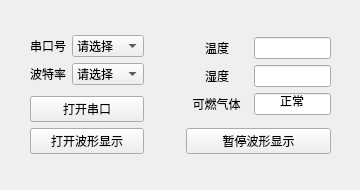
<?xml version="1.0" encoding="UTF-8"?>
<ui version="4.0">
 <class>Form</class>
 <widget class="QWidget" name="Form">
  <property name="geometry">
   <rect>
    <x>0</x>
    <y>0</y>
    <width>360</width>
    <height>190</height>
   </rect>
  </property>
  <property name="windowTitle">
   <string>Python上位控制</string>
  </property>
  <widget class="QWidget" name="layoutWidget">
   <property name="geometry">
    <rect>
     <x>30</x>
     <y>30</y>
     <width>301</width>
     <height>131</height>
    </rect>
   </property>
   <layout class="QHBoxLayout" name="horizontalLayout">
    <item>
     <layout class="QVBoxLayout" name="verticalLayout_3">
      <item>
       <layout class="QGridLayout" name="gridLayout">
        <item row="0" column="0">
         <widget class="QLabel" name="label">
          <property name="text">
           <string>串口号</string>
          </property>
         </widget>
        </item>
        <item row="0" column="1">
         <widget class="QComboBox" name="ComList">
          <property name="editable">
           <bool>false</bool>
          </property>
          <property name="currentText">
           <string>请选择</string>
          </property>
          <property name="maxVisibleItems">
           <number>16</number>
          </property>
          <property name="insertPolicy">
           <enum>QComboBox::InsertAtCurrent</enum>
          </property>
          <property name="minimumContentsLength">
           <number>0</number>
          </property>
          <property name="duplicatesEnabled">
           <bool>false</bool>
          </property>
          <item>
           <property name="text">
            <string>请选择</string>
           </property>
          </item>
         </widget>
        </item>
        <item row="1" column="0">
         <widget class="QLabel" name="label_2">
          <property name="text">
           <string>波特率</string>
          </property>
         </widget>
        </item>
        <item row="1" column="1">
         <widget class="QComboBox" name="BaudRate">
          <property name="editable">
           <bool>false</bool>
          </property>
          <property name="currentText">
           <string>请选择</string>
          </property>
          <property name="maxVisibleItems">
           <number>16</number>
          </property>
          <property name="insertPolicy">
           <enum>QComboBox::InsertAtCurrent</enum>
          </property>
          <property name="minimumContentsLength">
           <number>0</number>
          </property>
          <property name="duplicatesEnabled">
           <bool>false</bool>
          </property>
          <item>
           <property name="text">
            <string>请选择</string>
           </property>
          </item>
          <item>
           <property name="text">
            <string>1200</string>
           </property>
          </item>
          <item>
           <property name="text">
            <string>2400</string>
           </property>
          </item>
          <item>
           <property name="text">
            <string>4800</string>
           </property>
          </item>
          <item>
           <property name="text">
            <string>9600</string>
           </property>
          </item>
          <item>
           <property name="text">
            <string>19200</string>
           </property>
          </item>
          <item>
           <property name="text">
            <string>38400</string>
           </property>
          </item>
          <item>
           <property name="text">
            <string>57600</string>
           </property>
          </item>
          <item>
           <property name="text">
            <string>115200</string>
           </property>
          </item>
         </widget>
        </item>
       </layout>
      </item>
      <item>
       <layout class="QVBoxLayout" name="verticalLayout_2">
        <item>
         <widget class="QPushButton" name="ComCtrl">
          <property name="text">
           <string>打开串口</string>
          </property>
         </widget>
        </item>
        <item>
         <widget class="QPushButton" name="TemOpen">
          <property name="text">
           <string>打开波形显示</string>
          </property>
         </widget>
        </item>
       </layout>
      </item>
     </layout>
    </item>
    <item>
     <spacer name="horizontalSpacer">
      <property name="orientation">
       <enum>Qt::Horizontal</enum>
      </property>
      <property name="sizeHint" stdset="0">
       <size>
        <width>40</width>
        <height>20</height>
       </size>
      </property>
     </spacer>
    </item>
    <item>
     <layout class="QVBoxLayout" name="verticalLayout">
      <item>
       <layout class="QGridLayout" name="gridLayout_2">
        <item row="0" column="0" alignment="Qt::AlignHCenter">
         <widget class="QLabel" name="label_3">
          <property name="text">
           <string>温度</string>
          </property>
         </widget>
        </item>
        <item row="0" column="1">
         <widget class="QLineEdit" name="TemLine">
          <property name="maximumSize">
           <size>
            <width>81</width>
            <height>16777215</height>
           </size>
          </property>
          <property name="alignment">
           <set>Qt::AlignCenter</set>
          </property>
          <property name="readOnly">
           <bool>true</bool>
          </property>
         </widget>
        </item>
        <item row="1" column="0" alignment="Qt::AlignHCenter">
         <widget class="QLabel" name="label_4">
          <property name="text">
           <string>湿度</string>
          </property>
         </widget>
        </item>
        <item row="1" column="1">
         <widget class="QLineEdit" name="WetLine">
          <property name="maximumSize">
           <size>
            <width>81</width>
            <height>16777215</height>
           </size>
          </property>
          <property name="alignment">
           <set>Qt::AlignCenter</set>
          </property>
          <property name="readOnly">
           <bool>true</bool>
          </property>
         </widget>
        </item>
        <item row="2" column="0">
         <widget class="QLabel" name="label_5">
          <property name="text">
           <string>  可燃气体  </string>
          </property>
         </widget>
        </item>
        <item row="2" column="1">
         <widget class="QLineEdit" name="GasLine">
          <property name="maximumSize">
           <size>
            <width>81</width>
            <height>16777215</height>
           </size>
          </property>
          <property name="text">
           <string>正常</string>
          </property>
          <property name="alignment">
           <set>Qt::AlignCenter</set>
          </property>
          <property name="readOnly">
           <bool>true</bool>
          </property>
         </widget>
        </item>
       </layout>
      </item>
      <item>
       <widget class="QPushButton" name="TemCtrl">
        <property name="text">
         <string>暂停波形显示</string>
        </property>
       </widget>
      </item>
     </layout>
    </item>
   </layout>
  </widget>
 </widget>
 <tabstops>
  <tabstop>ComCtrl</tabstop>
  <tabstop>TemOpen</tabstop>
  <tabstop>ComList</tabstop>
  <tabstop>BaudRate</tabstop>
 </tabstops>
 <resources/>
 <connections>
  <connection>
   <sender>TemOpen</sender>
   <signal>clicked()</signal>
   <receiver>TemOpen</receiver>
   <slot>click()</slot>
   <hints>
    <hint type="sourcelabel">
     <x>216</x>
     <y>84</y>
    </hint>
    <hint type="destinationlabel">
     <x>236</x>
     <y>83</y>
    </hint>
   </hints>
  </connection>
  <connection>
   <sender>ComCtrl</sender>
   <signal>clicked()</signal>
   <receiver>ComCtrl</receiver>
   <slot>click()</slot>
   <hints>
    <hint type="sourcelabel">
     <x>195</x>
     <y>46</y>
    </hint>
    <hint type="destinationlabel">
     <x>235</x>
     <y>31</y>
    </hint>
   </hints>
  </connection>
 </connections>
</ui>
